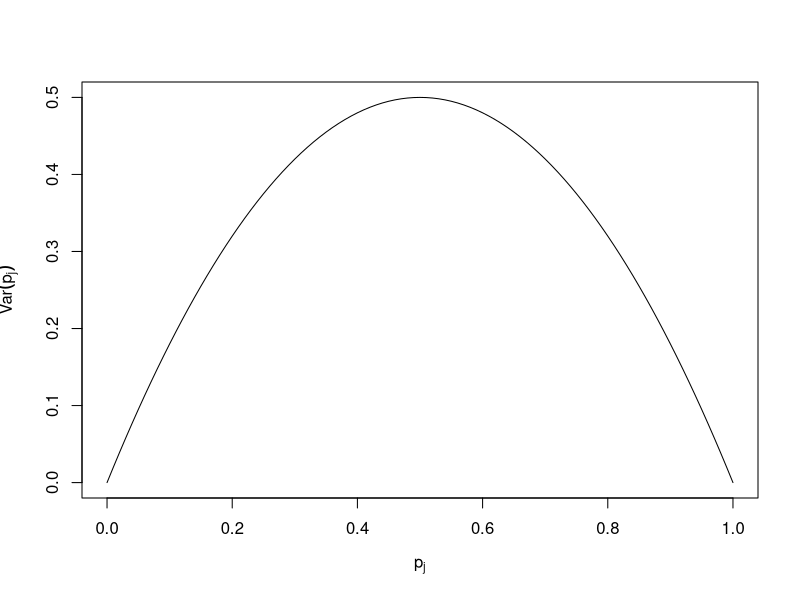
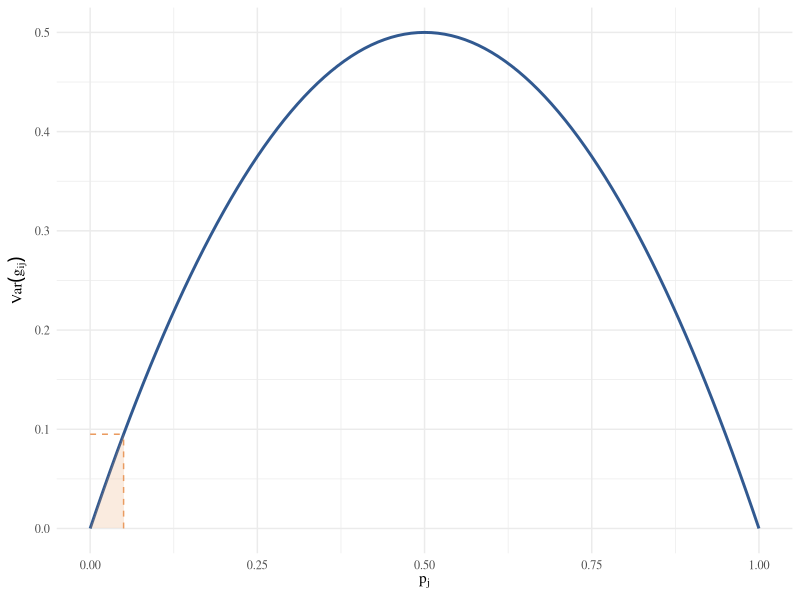
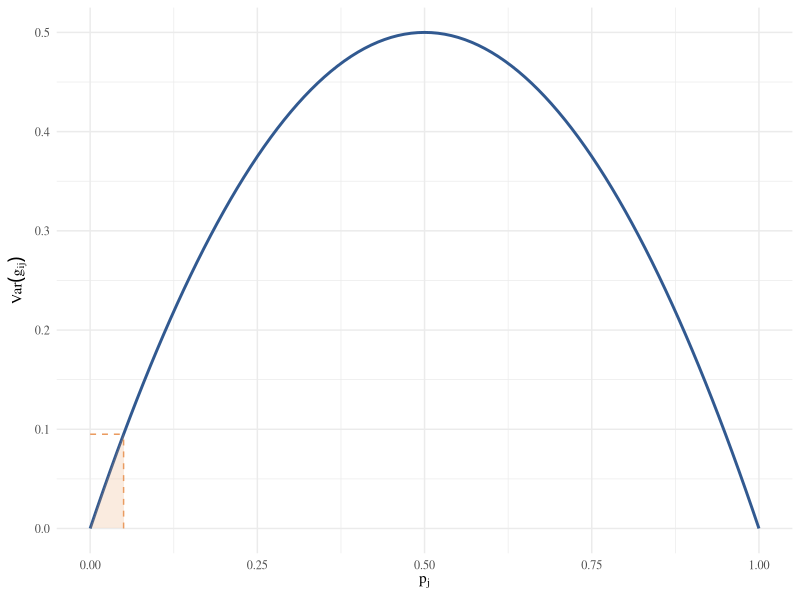

The R script that drew these images, in order:
# Linear model section
# Amelia Dunstone
# 2024-10-11

ps <- c(0.02, 0.48)
vars <- 2*ps*(1-ps)
vars

p_j <- seq(0, 1, 0.01)
var_p_j <- 2*p_j*(1-p_j)
df <- data.frame(p_j, var_p_j)

plot(p_j, var_p_j, type = "l", xlab = expression(p[j]), ylab = expression(Var(p[j])))



library(ggplot2)


x1 <- 0.05
y1 <- 2*x1*(1-x1)

colours <- c("#315990", "#5AE3EA", "#EA9B60")

p1 <- ggplot(data.frame(x = c(0, 1)), aes(x = x)) +
    stat_function(fun = function(x) 2 * x * (1 - x), colour = colours[1], size = 1) +  # Main function
    annotate("segment", x = x1, xend = x1, y = 0, yend = y1, linetype = 2, colour = colours[3]) +  # Vertical dashed line
    annotate("segment", x = 0, xend = x1, y = y1, yend = y1, linetype = 2, colour = colours[3])+  # Horizontal dashed line
    geom_area(stat = "function", fun = function(x) 2 * x * (1 - x), xlim = c(0, x1), fill = colours[3], alpha = 0.2) +  # Shaded area
    labs(x = expression(p[j]), y = expression(Var(g[ij]))) +  # Axis labels with math notation
    theme_minimal(base_family = "serif")  # Use serif font
p1

png("figures/genotype_variance_plot.png", width = 800, height = 600, res = 300)
p1
dev.off()



